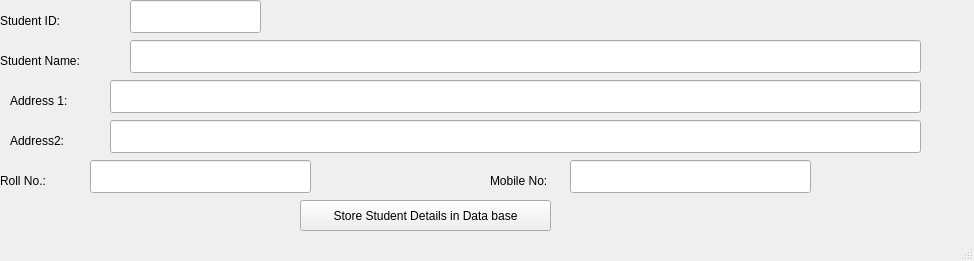
<?xml version="1.0" encoding="UTF-8"?>
<ui version="4.0">
 <class>MainWindow</class>
 <widget class="QMainWindow" name="MainWindow">
  <property name="geometry">
   <rect>
    <x>0</x>
    <y>0</y>
    <width>974</width>
    <height>261</height>
   </rect>
  </property>
  <property name="windowTitle">
   <string>Student Details</string>
  </property>
  <widget class="QWidget" name="centralwidget">
   <widget class="QLabel" name="label">
    <property name="geometry">
     <rect>
      <x>0</x>
      <y>170</y>
      <width>91</width>
      <height>21</height>
     </rect>
    </property>
    <property name="text">
     <string>Roll No.:</string>
    </property>
   </widget>
   <widget class="QLineEdit" name="lineEdit">
    <property name="geometry">
     <rect>
      <x>90</x>
      <y>160</y>
      <width>221</width>
      <height>33</height>
     </rect>
    </property>
   </widget>
   <widget class="QPushButton" name="pushButton">
    <property name="geometry">
     <rect>
      <x>300</x>
      <y>200</y>
      <width>251</width>
      <height>31</height>
     </rect>
    </property>
    <property name="text">
     <string>Store Student Details in Data base</string>
    </property>
   </widget>
   <widget class="QLineEdit" name="lineEdit_3">
    <property name="geometry">
     <rect>
      <x>130</x>
      <y>0</y>
      <width>131</width>
      <height>33</height>
     </rect>
    </property>
   </widget>
   <widget class="QLineEdit" name="lineEdit_4">
    <property name="geometry">
     <rect>
      <x>130</x>
      <y>40</y>
      <width>791</width>
      <height>33</height>
     </rect>
    </property>
   </widget>
   <widget class="QLineEdit" name="lineEdit_5">
    <property name="geometry">
     <rect>
      <x>110</x>
      <y>80</y>
      <width>811</width>
      <height>33</height>
     </rect>
    </property>
   </widget>
   <widget class="QLineEdit" name="lineEdit_6">
    <property name="geometry">
     <rect>
      <x>110</x>
      <y>120</y>
      <width>811</width>
      <height>33</height>
     </rect>
    </property>
   </widget>
   <widget class="QLabel" name="label_3">
    <property name="geometry">
     <rect>
      <x>0</x>
      <y>10</y>
      <width>91</width>
      <height>21</height>
     </rect>
    </property>
    <property name="text">
     <string>Student ID:</string>
    </property>
   </widget>
   <widget class="QLabel" name="label_4">
    <property name="geometry">
     <rect>
      <x>0</x>
      <y>50</y>
      <width>121</width>
      <height>21</height>
     </rect>
    </property>
    <property name="text">
     <string>Student Name:</string>
    </property>
   </widget>
   <widget class="QLabel" name="label_5">
    <property name="geometry">
     <rect>
      <x>10</x>
      <y>130</y>
      <width>141</width>
      <height>21</height>
     </rect>
    </property>
    <property name="text">
     <string>Address2:</string>
    </property>
   </widget>
   <widget class="QLabel" name="label_6">
    <property name="geometry">
     <rect>
      <x>10</x>
      <y>90</y>
      <width>91</width>
      <height>21</height>
     </rect>
    </property>
    <property name="text">
     <string>Address 1:</string>
    </property>
   </widget>
   <widget class="QLabel" name="label_2">
    <property name="geometry">
     <rect>
      <x>490</x>
      <y>170</y>
      <width>81</width>
      <height>21</height>
     </rect>
    </property>
    <property name="text">
     <string>Mobile No:</string>
    </property>
   </widget>
   <widget class="QLineEdit" name="lineEdit_2">
    <property name="geometry">
     <rect>
      <x>570</x>
      <y>160</y>
      <width>241</width>
      <height>33</height>
     </rect>
    </property>
   </widget>
  </widget>
  <widget class="QStatusBar" name="statusbar"/>
 </widget>
 <resources/>
 <connections/>
</ui>
